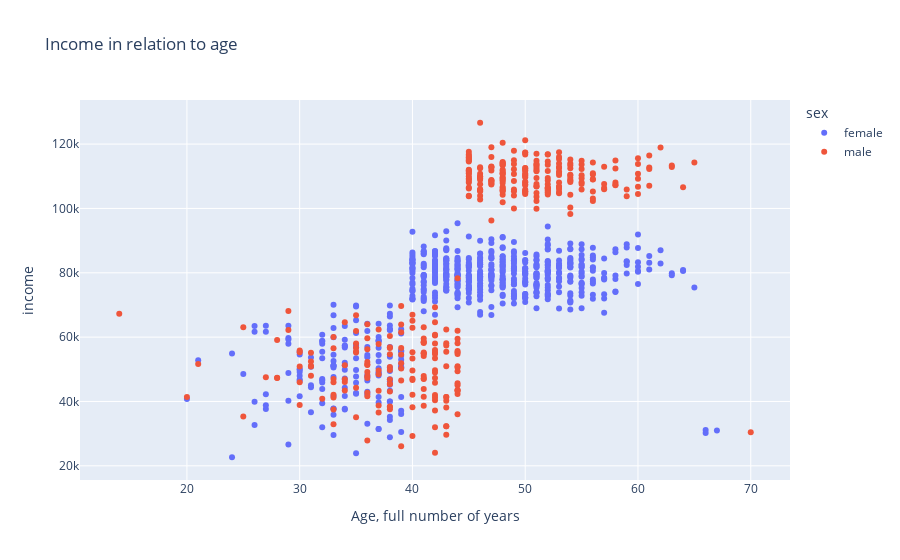

Source (notebook cell):
### Markdown cell above
## 3. Using plotly.express, construct a scatter plot showing the respondent's income in relation to their age.
3.1. Change the name of the X-axis to "Age, full number of years".

### Code cell
px.scatter(df, x='age', y='income', title='Income in relation to age', labels={'age': 'Age, full number of years'}, color='sex')

### Figure 1 — Plotly figure (JSON) as saved in the notebook; plotly's stock layout.template omitted (floating-point values rounded to 4 significant figures; data arrays with more than 128 entries replaced by an {"elided": "..."} marker saying what was removed)
{"data": [{"hovertemplate": "sex=female<br>Age, full number of years=%{x}<br>income=%{y}<extra></extra>", "legendgroup": "female", "marker": {"color": "#636efa", "symbol": "circle"}, "mode": "markers", "name": "female", "orientation": "v", "showlegend": true, "type": "scatter", "x": {"elided": "634 int values"}, "xaxis": "x", "y": {"elided": "634 int values"}, "yaxis": "y"}, {"hovertemplate": "sex=male<br>Age, full number of years=%{x}<br>income=%{y}<extra></extra>", "legendgroup": "male", "marker": {"color": "#EF553B", "symbol": "circle"}, "mode": "markers", "name": "male", "orientation": "v", "showlegend": true, "type": "scatter", "x": {"elided": "366 int values"}, "xaxis": "x", "y": {"elided": "366 int values"}, "yaxis": "y"}], "layout": {"legend": {"title": {"text": "sex"}, "tracegroupgap": 0}, "title": {"text": "Income in relation to age"}, "xaxis": {"anchor": "y", "domain": [0, 1], "title": {"text": "Age, full number of years"}}, "yaxis": {"anchor": "x", "domain": [0, 1], "title": {"text": "income"}}}}
